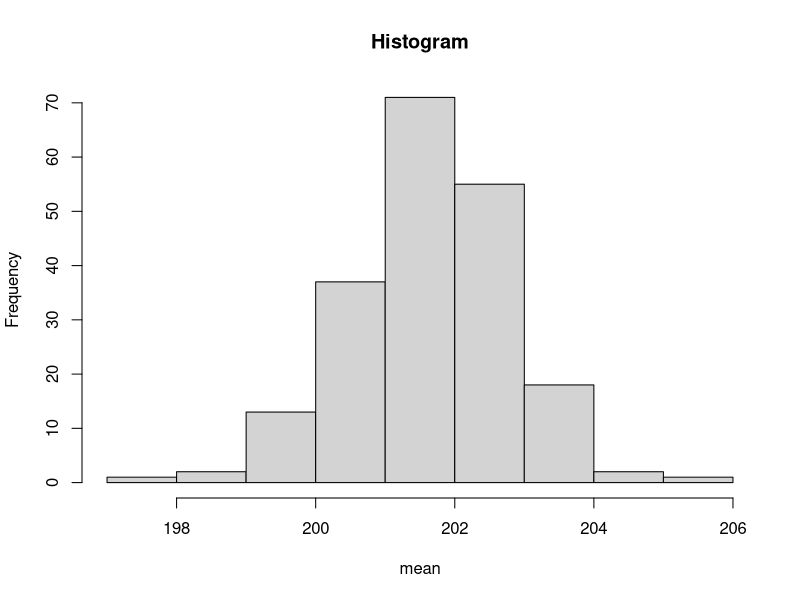
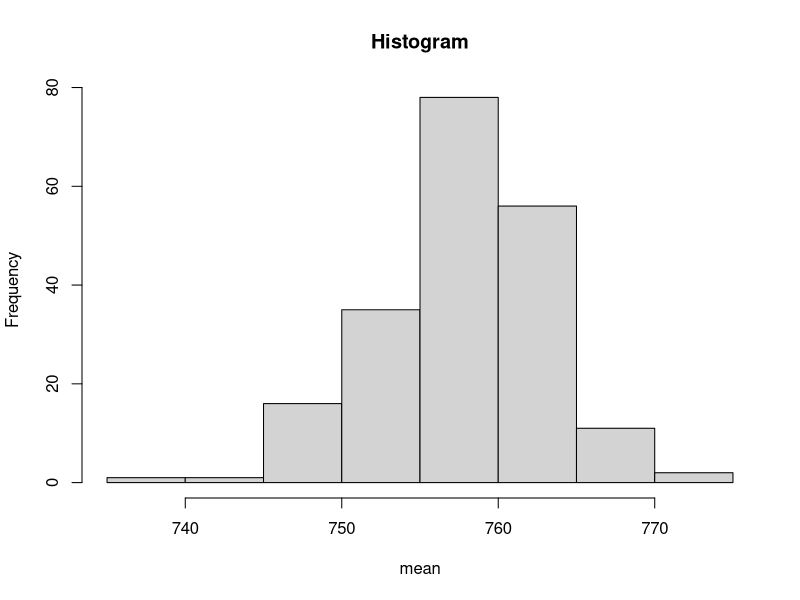

These charts were generated, in order, by the following R code:
setwd('C:\\Courses\\Edx\\Current\\MITX Supply Chain\\Week9')
df <- read.csv('dryer.csv')
names(df) <- c('x', 'y')
summary(lm(y~x, df))
predict(lm(y~x, df), data.frame(x=31))

df <- read.csv('res.csv')
obs <- apply(df[-1], 1, mean)
ex <- c(15,30,30,30,15,15,15)
chi2 <- sum((obs-ex)^2/ex)
pchisq(chi2, length(obs)-1, lower.tail = FALSE)
res <- chisq.test(x=obs, p=ex/sum(ex), correct = FALSE)
res$statistic
res$p.value
res$observed
res$expected

mean(replicate(200, {mean(apply(cbind(round(rnorm(1000, 220, 50)),round(runif(1000, 170,300))), 1, min))}))
qnorm(0.975)*sd(replicate(200, {mean(apply(cbind(round(rnorm(1000, 220, 50)),round(runif(1000, 170,300))), 1, min))}))/sqrt(200)
qt(0.975,200-1)*sd(replicate(200, {mean(apply(cbind(round(rnorm(1000, 220, 50)),round(runif(1000, 170,300))), 1, min))}))/sqrt(200)
hist(replicate(200, {mean(apply(cbind(round(rnorm(1000, 220, 50)),round(runif(1000, 170,300))), 1, min))}), xlab='mean', main='Histogram')
qnorm(0.975)*sd(replicate(200, {mean(apply(cbind(rnorm(1000, 220, 50),runif(1000, 170,300)), 1, min))}))/sqrt(200)


mean(replicate(200, {mean(apply(cbind(round(rnorm(1000, 900, 200)),round(runif(1000, 500, 1200))), 1, min))}))
qnorm(0.99)*sd(replicate(200, {mean(apply(cbind(round(rnorm(1000, 900, 200)),round(runif(1000, 500, 1200))), 1, min))}))/sqrt(200)
qt(0.99,200-1)*sd(replicate(200, {mean(apply(cbind(round(rnorm(1000, 900, 200)),round(runif(1000, 500, 1200))), 1, min))}))/sqrt(200)
hist(replicate(200, {mean(apply(cbind(round(rnorm(1000, 900, 200)),round(runif(1000, 500, 1200))), 1, min))}), xlab='mean', main='Histogram')
qnorm(0.99)*sqrt(199/200)*sd(replicate(200, {mean(apply(cbind(round(rnorm(1000, 900, 200)),round(runif(1000, 500, 1200))), 1, min))}))/sqrt(200)
qnorm(0.99)*sd(replicate(200, {mean(apply(cbind(rnorm(1000, 900, 200),runif(1000, 500, 1200)), 1, min))}))/sqrt(200)

